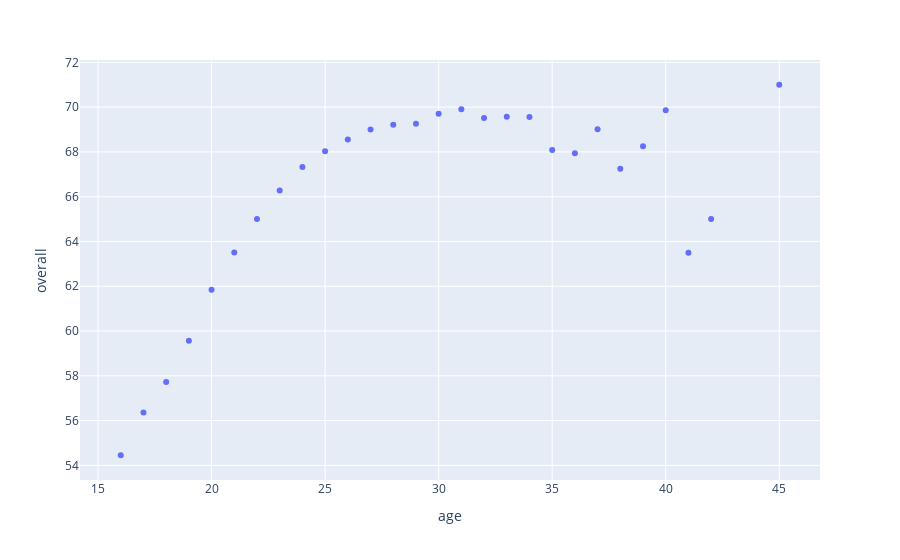

Notebook cell for this chart:
### Code cell
iplot(px.scatter(overall_age , x = 'age' , y = 'overall'))

### Figure 1 — Plotly figure (JSON) as saved in the notebook; plotly's stock layout.template omitted (floating-point values rounded to 4 significant figures)
{"data": [{"hovertemplate": "age=%{x}<br>overall=%{y}<extra></extra>", "legendgroup": "", "marker": {"color": "#636efa", "symbol": "circle"}, "mode": "markers", "name": "", "orientation": "v", "showlegend": false, "type": "scatter", "x": [16, 17, 18, 19, 20, 21, 22, 23, 24, 25, 26, 27, 28, 29, 30, 31, 32, 33, 34, 35, 36, 37, 38, 39, 40, 41, 42, 45], "xaxis": "x", "y": [54.45, 56.37, 57.72, 59.57, 61.84, 63.51, 65.0, 66.28, 67.33, 68.03, 68.56, 69.0, 69.22, 69.26, 69.7, 69.91, 69.51, 69.57, 69.56, 68.08, 67.94, 69.01, 67.25, 68.25, 69.86, 63.5, 65, 71], "yaxis": "y"}], "layout": {"legend": {"tracegroupgap": 0}, "margin": {"t": 60}, "xaxis": {"anchor": "y", "domain": [0, 1], "title": {"text": "age"}}, "yaxis": {"anchor": "x", "domain": [0, 1], "title": {"text": "overall"}}}}
